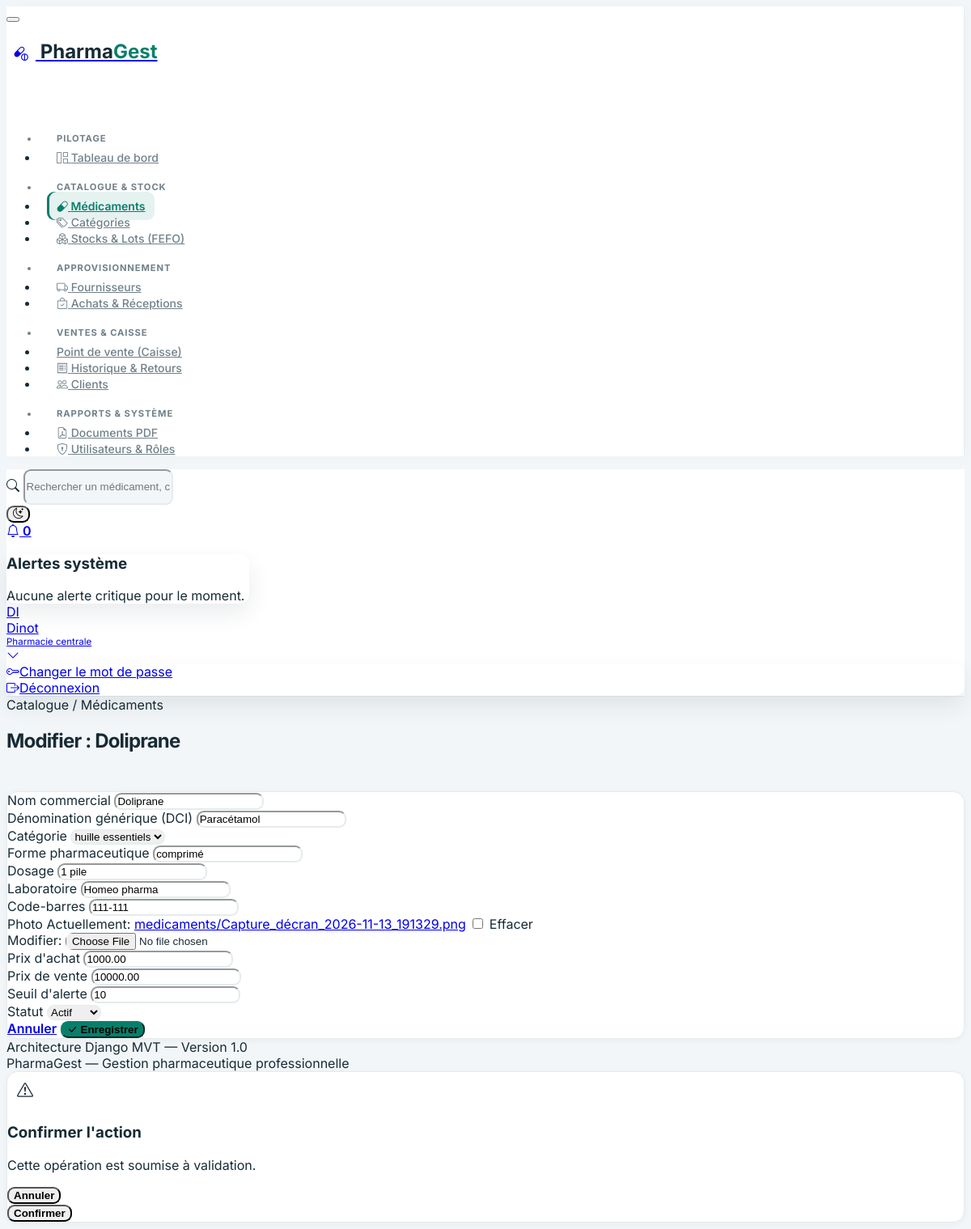
The page /medicaments/1/modifier/ (signed in) on the database its author committed.
### utilisateurs/models.py (models this page shows, shortened)
class Utilisateur(AbstractUser):
    ROLE_ADMIN = 'ADMIN'
    ROLE_PHARMACIEN = 'PHARMACIEN'
    ROLE_GESTIONNAIRE_STOCK = 'GESTIONNAIRE_STOCK'
    ROLE_CAISSIER = 'CAISSIER'
    ROLE_RESPONSABLE_GESTION = 'RESPONSABLE_GESTION'
    ROLE_CHOICES = [
        (ROLE_ADMIN, 'Administrateur'),
        (ROLE_PHARMACIEN, 'Pharmacien responsable'),
        (ROLE_GESTIONNAIRE_STOCK, 'Gestionnaire de stock'),
        (ROLE_CAISSIER, 'Caissier'),
        (ROLE_RESPONSABLE_GESTION, 'Responsable de gestion'),
    ]
    role = models.CharField(
        max_length=30,
        choices=ROLE_CHOICES,
        default=ROLE_CAISSIER,
        verbose_name='Rôle principal',
    )
    telephone = models.CharField(max_length=20, blank=True, verbose_name='Téléphone')
    class Meta:
        verbose_name = 'Utilisateur'
        verbose_name_plural = 'Utilisateurs'
        ordering = ['username']

### medicaments/models.py (models this page shows, shortened)
class Medicament(models.Model):
    STATUT_ACTIF = 'ACTIF'
    STATUT_ARCHIVE = 'ARCHIVE'
    STATUT_CHOICES = [
        (STATUT_ACTIF, 'Actif'),
        (STATUT_ARCHIVE, 'Archivé'),
    ]
    nom_commercial = models.CharField(max_length=180, verbose_name='Nom commercial')
    denomination_generique = models.CharField(
        max_length=180,
        blank=True,
        verbose_name='Dénomination générique (DCI)',
    )
    categorie = models.ForeignKey(
        Categorie,
        on_delete=models.PROTECT,
        related_name='medicaments',
        verbose_name='Catégorie',
    )
    forme_pharmaceutique = models.CharField(max_length=80, verbose_name='Forme pharmaceutique')
    dosage = models.CharField(max_length=80, verbose_name='Dosage')
    laboratoire = models.CharField(max_length=150, blank=True, verbose_name='Laboratoire')
    code_barres = models.CharField(
        max_length=64,
        unique=True,
        null=True,
        blank=True,
        verbose_name='Code-barres',
    )
    photo = models.ImageField(
        upload_to='medicaments/',
        null=True,
        blank=True,
        verbose_name='Photo',
    )
    prix_achat = models.DecimalField(
        max_digits=12,
        decimal_places=2,
        validators=[MinValueValidator(Decimal('0.01'))],
        verbose_name="Prix d'achat",
    )
    prix_vente = models.DecimalField(
        max_digits=12,
        decimal_places=2,
        validators=[MinValueValidator(Decimal('0.01'))],
        verbose_name='Prix de vente',
    )
    seuil_alerte = models.PositiveIntegerField(default=10, verbose_name="Seuil d'alerte")
    statut = models.CharField(
        max_length=20,
        choices=STATUT_CHOICES,
        default=STATUT_ACTIF,
        verbose_name='Statut',
    )
    date_creation = models.DateTimeField(auto_now_add=True, verbose_name='Date de création')
    date_modification = models.DateTimeField(auto_now=True, verbose_name='Dernière modification')
    class Meta:
        verbose_name = 'Médicament'
        verbose_name_plural = 'Médicaments'
        ordering = ['nom_commercial']

### medicaments/views.py (the view)
# urls.py: path('<int:pk>/modifier/', views.medicament_update, name='medicament_update'),
@login_required
@permission_required('medicaments.change_medicament', raise_exception=True)
def medicament_update(request, pk):
    med = get_object_or_404(Medicament, pk=pk)
    form = MedicamentForm(request.POST or None, request.FILES or None, instance=med)
    if request.method == 'POST' and form.is_valid():
        med = form.save()
        enregistrer_audit(request, 'MODIFICATION_MEDICAMENT', 'Medicament', med.pk, f"Médicament : {med.nom_commercial}")
        messages.success(request, f"Le médicament « {med.nom_commercial} » a été mis à jour.")
        return redirect('medicaments:medicament_detail', pk=med.pk)
    return render(request, 'medicaments/form.html', {'form': form, 'titre': f'Modifier : {med.nom_commercial}', 'medicament': med})

### medicaments/models.py (called while the page is built)
    def __str__(self):
        return self.nom

### templates/medicaments/form.html (shortened to what this page needs)
{% extends 'base.html' %}
{% block page_pretitle %}Catalogue / Médicaments{% endblock %}
{% block page_title %}{{ titre }}{% endblock %}
{% block content %}
<div class="card pg-card">
    <div class="card-body p-4">
        <form method="post" enctype="multipart/form-data" novalidate>
            <div class="row g-3">
                {% for field in form %}
                <div class="col-md-6">
                    <label for="{{ field.id_for_label }}" class="form-label fw-medium">{{ field.label }}</label>
                    {{ field }}
                </div>
                {% endfor %}
            </div>
            <div class="d-flex justify-content-end gap-2 mt-4">
                <a href="{% url 'medicaments:medicament_list' %}" class="btn btn-outline-secondary">Annuler</a>
                <button type="submit" class="btn btn-primary">
                    <i class="bi bi-check-lg me-1"></i> Enregistrer
                </button>
            </div>
        </form>
    </div>
</div>
{% endblock %}

### templates/includes/navbar.html (shortened to what this page needs)
<header class="navbar navbar-expand-md d-none d-lg-flex d-print-none pg-navbar sticky-top">
    <div class="container-xl">
        <div class="navbar-nav flex-row align-items-center w-100">
            <form action="{% url 'medicaments:medicament_list' %}" method="get" class="d-flex flex-grow-1 me-4" style="max-width: 420px;">
                <div class="input-icon w-100">
                    <span class="input-icon-addon"><i class="bi bi-search"></i></span>
                    <input type="text" name="q" class="form-control form-control-sm" placeholder="Rechercher un médicament, code-barres, lot...">
                </div>
            </form>
            <div class="ms-auto d-flex align-items-center gap-2">
                <button type="button" id="pg-theme-toggle" class="btn btn-icon btn-ghost-secondary" title="Changer de thème">
                    <i id="pg-theme-icon" class="bi bi-moon-stars"></i>
                </button>
                <div class="nav-item dropdown">
                    <a href="#" class="btn btn-icon btn-ghost-secondary position-relative" data-bs-toggle="dropdown" aria-label="Notifications">
                        <i class="bi bi-bell"></i>
                        <span class="badge bg-danger badge-pill badge-notification">0</span>
                    </a>
                    <div class="dropdown-menu dropdown-menu-end dropdown-menu-card" style="width: 300px;">
                        <div class="card border-0">
                            <div class="card-header py-2">
                                <h3 class="card-title fs-5">Alertes système</h3>
                            </div>
                            <div class="card-body py-3 text-center text-secondary small">
                                Aucune alerte critique pour le moment.
                            </div>
                        </div>
                    </div>
                </div>
                <div class="nav-item dropdown ps-2">
                    <a href="#" class="nav-link d-flex lh-1 text-reset p-0 align-items-center gap-2" data-bs-toggle="dropdown">
                        <span class="avatar avatar-sm rounded-circle bg-primary-lt text-primary fw-bold">
                            {% if request.user.is_authenticated %}
                                {{ request.user.username|slice:":2"|upper }}
                            {% else %}
                                PG
                            {% endif %}
                        </span>
                        <div class="d-none d-xl-block">
                            <div class="fw-semibold small">
                                {% if request.user.is_authenticated %}{{ request.user.username }}{% else %}Session invité{% endif %}
                            </div>
                            <div class="text-muted" style="font-size: 0.72rem;">Pharmacie centrale</div>
                        </div>
                        <i class="bi bi-chevron-down small text-muted"></i>
                    </a>
                    <div class="dropdown-menu dropdown-menu-end dropdown-menu-arrow">
                        <a href="{% url 'password_change' %}" class="dropdown-item"><i class="bi bi-key me-2"></i>Changer le mot de passe</a>
                        <a href="{% url 'logout' %}" class="dropdown-item text-danger"><i class="bi bi-box-arrow-right me-2"></i>Déconnexion</a>
                    </div>
                </div>
            </div>
        </div>
    </div>
</header>

### static/css/pharmagest.css (style rules this page uses)
:root, [data-bs-theme="light"] { --pg-primary: #087f6b; --pg-primary-hover: #066653; --pg-primary-soft: rgba(8, 127, 107, 0.10); --pg-bg-body: #f3f6f8; --pg-bg-surface: #ffffff; --pg-bg-sidebar: #ffffff; --pg-border: #e5ebee; --pg-text-main: #172b36; --pg-text-muted: #71818a; --pg-shadow-sm: 0 2px 8px rgba(24, 48, 58, 0.045); --pg-shadow-md: 0 12px 28px rgba(24, 48, 58, 0.09); --tblr-primary: #087f6b; --tblr-primary-rgb: 8, 127, 107; --tblr-font-sans-serif: 'Inter', -apple-system, BlinkMacSystemFont, 'Segoe UI', Roboto, sans-serif; }
body { font-family: 'Inter', -apple-system, BlinkMacSystemFont, 'Segoe UI', Roboto, sans-serif; background-color: var(--pg-bg-body); color: var(--pg-text-main); transition: background-color 0.2s ease, color 0.2s ease; }
.pg-navbar { background-color: var(--pg-bg-surface); border-bottom: 1px solid var(--pg-border); backdrop-filter: blur(8px); }
.pg-card { background-color: var(--pg-bg-surface); border: 1px solid var(--pg-border); border-radius: 12px; box-shadow: var(--pg-shadow-sm); transition: transform 0.18s ease, box-shadow 0.18s ease; }
.btn-primary { background-color: var(--pg-primary); border-color: var(--pg-primary); }
body { background: var(--pg-bg-body); color: var(--pg-text-main); }
.pg-navbar { min-height: 68px; background-color: color-mix(in srgb, var(--pg-bg-surface) 94%, transparent); border-color: var(--pg-border); backdrop-filter: blur(14px); }
.pg-navbar .form-control { min-height: 38px; border-color: var(--pg-border); border-radius: 9px; background: var(--pg-bg-body); }
.pg-card { border-color: var(--pg-border); border-radius: 14px; box-shadow: var(--pg-shadow-sm); }
.form-control, .form-select, .input-group-text { border-color: var(--pg-border); border-radius: 9px; }
.btn { border-radius: 9px; font-weight: 600; }
.dropdown-menu { border-color: var(--pg-border); border-radius: 12px; box-shadow: var(--pg-shadow-md); }

### rows shown on the page
Utilisateur: user.username "DI", user.username "Dinot"
Medicament: form "Doliprane" "Paracétamol" "huille essentiels" "comprimé" "1 pile" "Homeo pharma" "111-111" "1000.00" "10000.00" "10" "Actif"

### other values the page prints
{{ titre }} "Modifier : Doliprane"
{{ field.label }} "Nom commercial" "Dénomination générique (DCI)" "Catégorie" "Forme pharmaceutique" "Dosage" "Laboratoire" "Code-barres" "Photo" "Prix d'achat" "Prix de vente" "Seuil d'alerte" "Statut"
